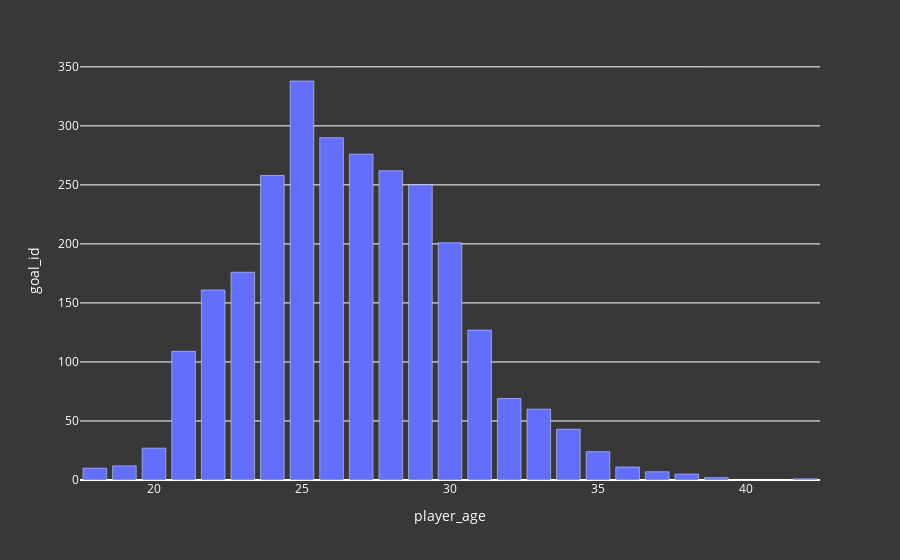

This figure's notebook cell:
### Code cell
fig = px.bar(goals_age, y="goal_id")
fig.update_layout(**layout_options)
fig.show()

### Figure 1 — Plotly figure (JSON) as saved in the notebook; plotly's stock layout.template omitted (floating-point values rounded to 4 significant figures)
{"data": [{"alignmentgroup": "True", "hovertemplate": "player_age=%{x}<br>goal_id=%{y}<extra></extra>", "legendgroup": "", "marker": {"color": "#636efa", "pattern": {"shape": ""}}, "name": "", "offsetgroup": "", "orientation": "v", "showlegend": false, "textposition": "auto", "type": "bar", "x": [18, 19, 20, 21, 22, 23, 24, 25, 26, 27, 28, 29, 30, 31, 32, 33, 34, 35, 36, 37, 38, 39, 42], "xaxis": "x", "y": [10, 12, 27, 109, 161, 176, 258, 338, 290, 276, 262, 250, 201, 127, 69, 60, 43, 24, 11, 7, 5, 2, 1], "yaxis": "y"}], "layout": {"barmode": "relative", "legend": {"font": {"color": "white"}, "tracegroupgap": 0}, "margin": {"t": 60}, "paper_bgcolor": "#383838", "plot_bgcolor": "#383838", "title": {"font": {"color": "white"}}, "xaxis": {"anchor": "y", "color": "white", "domain": [0, 1], "title": {"text": "player_age"}}, "yaxis": {"anchor": "x", "color": "white", "domain": [0, 1], "title": {"text": "goal_id"}}}}
